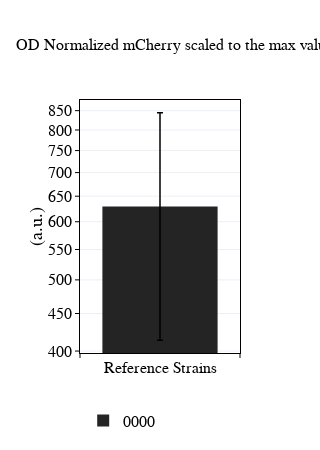

Here is the notebook cell this chart was saved with:
### Code cell
analyte_of_interest = 'GFP'
strains = ['0000']
trace_list = []
temp_colors=[colors['blacks'][4]]
rep_list = [replicate for replicate in expt.replicate_trials if
            str(replicate.trial_identifier.strain.name) in strains]
for i,strain in enumerate(strains):
    x = ['Reference Strains']
    replicate = [rep for rep in rep_list if rep.trial_identifier.strain.name==strain]
    if replicate:
        replicate = replicate[0]
        y = [(getattr(replicate.avg.analyte_dict[analyte_of_interest], attr)[-1])]
        y_errs = [np.sqrt(getattr(replicate.std.analyte_dict[analyte_of_interest], attr)[-1]**2)]


        trace_list.append(go.Bar(x=x,
                             y=y,
                             error_y=dict(type='data', array=y_errs, thickness=1.5, width=3, color='black'),
                             marker=dict(color=temp_colors[i], line=dict(width=0)),
                             showlegend=showlegend,# yaxis='y2',
                             legendgroup=str(strain),
                             name=str(strain)))    
width=300
fig1=go.Figure(data=trace_list)
fig1.update_xaxes(showline=True, linewidth=1, linecolor='black', mirror=True, side='bottom',
                  ticks='outside', ticklen=4, tickangle=0, tickson='boundaries', title_font=dict(size=18, family='Myriad Pro', color='black'),
                  tickfont=dict(size=16, family='Myriad Pro', color='black'), tickcolor='black',
                  showgrid=False,zeroline=False)
fig1.update_layout(height=450, width=width, legend_orientation='h', legend_y=-0.2, 
                   title_font=dict(family='Myriad Pro',size=16, color='black'),
                   legend_x=0.02, bargap=0.2, bargroupgap=0.1, title=title,
                   legend_font=dict(family='Myriad Pro', size=16, color='black'))
fig1['layout']['title']['font'] = dict(family='Myriad Pro',size=16, color='black')
fig1['layout']['yaxis'] = dict(title='(a.u.)', title_standoff=0,
                             title_font=dict(family='Myriad Pro', size=18, color='black'),
                             showline=True, linewidth=1, linecolor='black', mirror=True, nticks=9,
                             ticks='outside', ticklen=4, tickangle=0, type='log',
                             tickfont=dict(family='Myriad Pro',size=16, color='black'), tickcolor='black', 
                             showgrid=True,zeroline=False,side='left')
plot(fig1)

### Figure 1 — Plotly figure (JSON) as saved in the notebook; plotly's stock layout.template omitted (floating-point values rounded to 4 significant figures)
{"data": [{"error_y": {"array": [215.5], "color": "black", "thickness": 1.5, "type": "data", "width": 3}, "legendgroup": "0000", "marker": {"color": "rgb(36,36,36)", "line": {"width": 0}}, "name": "0000", "showlegend": true, "type": "bar", "x": ["Reference Strains"], "y": [629.2]}], "layout": {"bargap": 0.2, "bargroupgap": 0.1, "height": 450, "legend": {"font": {"color": "black", "family": "Myriad Pro", "size": 16}, "orientation": "h", "x": 0.02, "y": -0.2}, "title": {"font": {"color": "black", "family": "Myriad Pro", "size": 16}, "text": "OD Normalized mCherry scaled to the max value"}, "width": 300, "xaxis": {"linecolor": "black", "linewidth": 1, "mirror": true, "showgrid": false, "showline": true, "side": "bottom", "tickangle": 0, "tickcolor": "black", "tickfont": {"color": "black", "family": "Myriad Pro", "size": 16}, "ticklen": 4, "ticks": "outside", "tickson": "boundaries", "title": {"font": {"color": "black", "family": "Myriad Pro", "size": 18}}, "zeroline": false}, "yaxis": {"linecolor": "black", "linewidth": 1, "mirror": true, "nticks": 9, "showgrid": true, "showline": true, "side": "left", "tickangle": 0, "tickcolor": "black", "tickfont": {"color": "black", "family": "Myriad Pro", "size": 16}, "ticklen": 4, "ticks": "outside", "title": {"font": {"color": "black", "family": "Myriad Pro", "size": 18}, "standoff": 0, "text": "(a.u.)"}, "type": "log", "zeroline": false}}}
